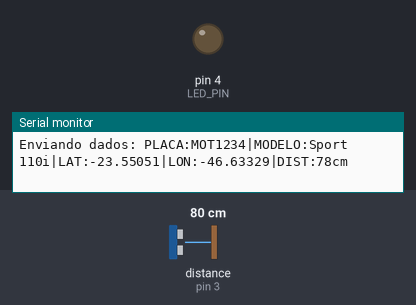
Bench run of a sketch on a simulated Arduino Uno, built with avr-gcc and run on an emulated ATmega328P. Shown: output pins drawn as LEDs (lit = HIGH), the last lines printed to the serial monitor. Wiring (inferred from the names in the program): ultrasonic range finder: trigger pin 2; echo pin 3. Inputs (shaded band) come from the test bench; at power-on: distance to the obstacle (sensor on pin 3) 80 cm. The echo pulse lasts 58.3 µs per cm; pins used as bus, display or sensor lines are not drawn.

Above: at 5.9 s.
6.0 s: distance to the obstacle (sensor on pin 3) set to 17 cm
12.1 s: distance to the obstacle (sensor on pin 3) set to 13 cm
At 16.7 s:
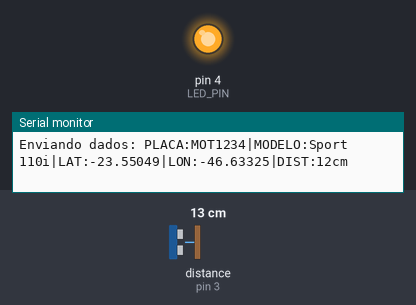
18.2 s: distance to the obstacle (sensor on pin 3) set to 18 cm
At 21.7 s:
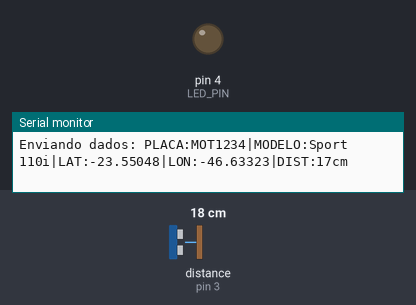
24.3 s: distance to the obstacle (sensor on pin 3) set to 2 cm
At 26.8 s:
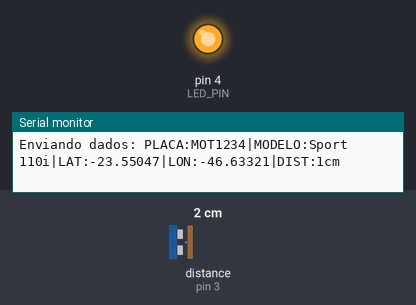
Timing chart, 0 to 28.3 s (numbered marks = the images above; inputs shaded):
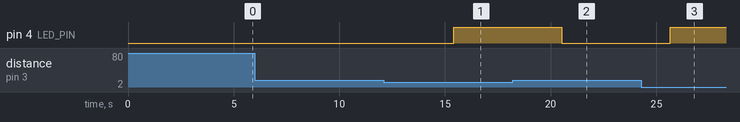

The sketch:

sketch.ino
```cpp
#include <SoftwareSerial.h>

#define TRIG_PIN 2
#define ECHO_PIN 3
#define LED_PIN 4

SoftwareSerial bluetooth(10, 11);  // RX, TX para simular Bluetooth

// Dados simulados da moto
String placa = "MOT1234";
String modelo = "Sport 110i";
float latitude = -23.55052;
float longitude = -46.63331;

void setup() {
  Serial.begin(9600);
  bluetooth.begin(9600);

  pinMode(TRIG_PIN, OUTPUT);
  pinMode(ECHO_PIN, INPUT);
  pinMode(LED_PIN, OUTPUT);

  Serial.println("Sistema Mottu iniciado...");
  bluetooth.println("Conectando...");
}

long medirDistancia() {
  digitalWrite(TRIG_PIN, LOW);
  delayMicroseconds(2);
  digitalWrite(TRIG_PIN, HIGH);
  delayMicroseconds(10);
  digitalWrite(TRIG_PIN, LOW);

  long duracao = pulseIn(ECHO_PIN, HIGH);
  long distancia = duracao * 0.034 / 2;  // distância em cm
  return distancia;
}

void loop() {
  long distancia = medirDistancia();

  // LED e alerta conforme presença da moto
  if (distancia < 15) {
    digitalWrite(LED_PIN, HIGH); // Moto presente
  } else {
    digitalWrite(LED_PIN, LOW);  // Moto ausente
    bluetooth.println("ALERTA: Moto ausente da vaga!");
  }

  // Monta string de dados
  String dados = "PLACA:" + placa +
                 "|MODELO:" + modelo +
                 "|LAT:" + String(latitude, 5) +
                 "|LON:" + String(longitude, 5) +
                 "|DIST:" + String(distancia) + "cm";

  Serial.println("Enviando dados: " + dados);
  bluetooth.println(dados);

  // Simula movimentação da moto
  latitude += 0.00001;
  longitude += 0.00002;

  delay(5000);
}
```

Measured:
- the behaviour switches between 16 and 15 cm on distance to the obstacle (sensor on pin 3) (found by bisection; images 0 and 1)
- after the input at 12.1 s, pin 4 (LED_PIN): LOW → HIGH after 3.3 s
- after the input at 18.2 s, pin 4 (LED_PIN): HIGH → LOW after 2.3 s
- after the input at 24.3 s, pin 4 (LED_PIN): LOW → HIGH after 1.4 s
